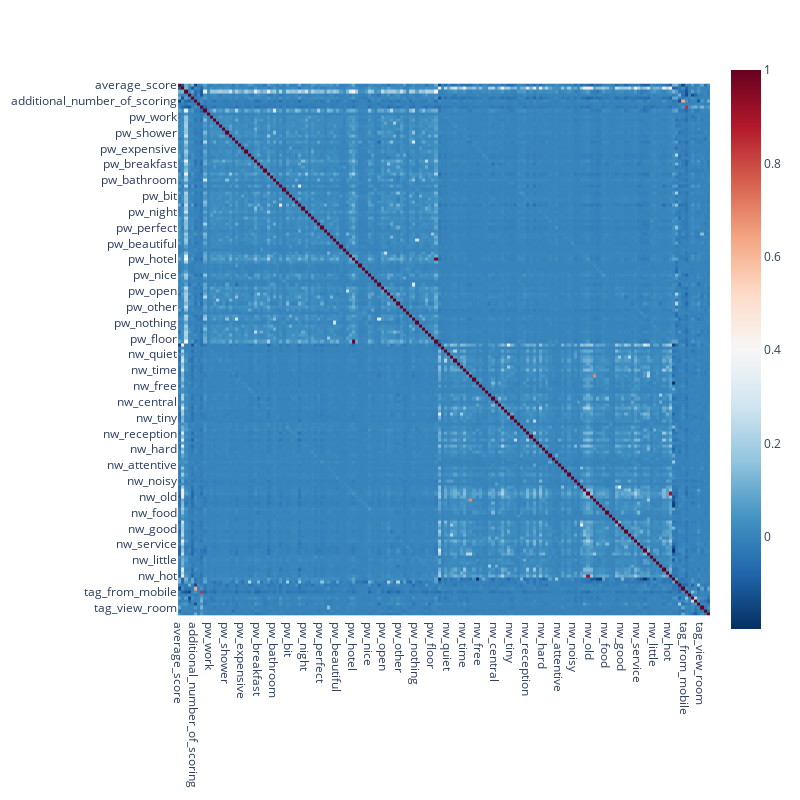

Notebook code cell kept with this figure:
### Code cell
import plotly.express as px

fig = px.imshow(data_for_corr.drop(['sample'], axis=1).corr(),\
    width=800, height=800,color_continuous_scale='RdBu_r')

fig.show()

### Figure 1 — Plotly figure (JSON) as saved in the notebook; plotly's stock layout.template omitted (floating-point values rounded to 4 significant figures; data arrays with more than 128 entries replaced by an {"elided": "..."} marker saying what was removed)
{"data": [{"coloraxis": "coloraxis", "hovertemplate": "x: %{x}<br>y: %{y}<br>color: %{z}<extra></extra>", "name": "0", "type": "heatmap", "x": {"elided": "176 str values"}, "xaxis": "x", "y": {"elided": "176 str values"}, "yaxis": "y", "z": {"elided": "176x176 float values"}}], "layout": {"coloraxis": {"colorscale": [[0, "rgb(5,48,97)"], [0.1, "rgb(33,102,172)"], [0.2, "rgb(67,147,195)"], [0.3, "rgb(146,197,222)"], [0.4, "rgb(209,229,240)"], [0.5, "rgb(247,247,247)"], [0.6, "rgb(253,219,199)"], [0.7, "rgb(244,165,130)"], [0.8, "rgb(214,96,77)"], [0.9, "rgb(178,24,43)"], [1, "rgb(103,0,31)"]]}, "height": 800, "margin": {"t": 60}, "width": 800, "xaxis": {"anchor": "y", "constrain": "domain", "domain": [0, 1], "scaleanchor": "y"}, "yaxis": {"anchor": "x", "autorange": "reversed", "constrain": "domain", "domain": [0, 1]}}}
